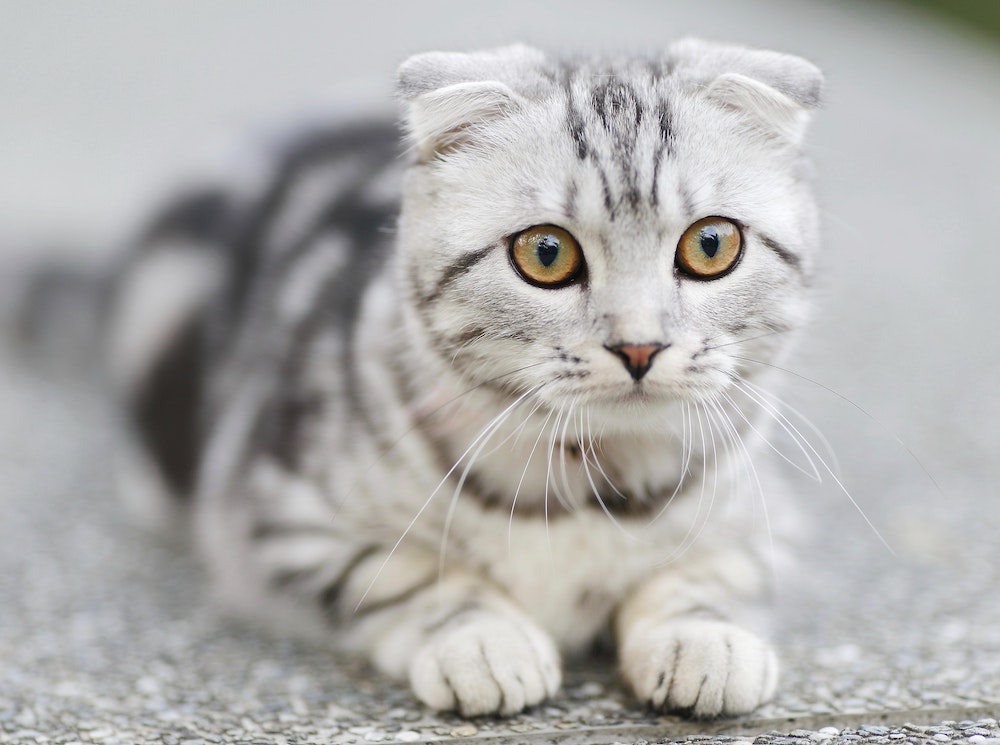
#> input picture Day2/images/cat1.jpg, 1000 x 745 px
$ python day2_numpy_in_cv.py
#> lines starting #> are read from the running program, lines starting #| are printed output that depends on the picture; after the words box and inside, x2 and y2 are one past the last pixel; in counts of white or black regions, pixels touching at a corner belong together
"""
OpenCV 28天学习计划 — Day2：NumPy 在 OpenCV 图像处理中的用法

【项目介绍】
本项目是 OpenCV 28 天系统学习计划，按天练习工业视觉常用技能。
Day2 补充学习目标：理解 cv2.imread 读入的图像本质是 NumPy 数组，
掌握用 NumPy 索引、切片、通道访问和数组运算操作图像像素。

【重点算子 / 方法】

1. ndarray.shape
   功能：返回数组各维度长度
   参数：无
   返回值：tuple，彩色 OpenCV 图像通常为 (高度, 宽度, 通道数)
   说明：高度是行数（y），宽度是列数（x）

2. ndarray.dtype
   功能：返回数组元素的数据类型
   参数：无
   返回值：dtype 对象，OpenCV 图像像素通常为 uint8

3. ndarray.ndim
   功能：返回数组维度数量
   参数：无
   返回值：int，彩色图为 3，灰度图为 2

4. ndarray.size
   功能：返回数组元素总个数
   参数：无
   返回值：int，等于各维度长度的乘积

5. arr[row, col] / arr[row, col, channel]
   功能：访问或修改单个像素
   参数：
     - row (int)：行索引，范围 0 ~ 高度-1
     - col (int)：列索引，范围 0 ~ 宽度-1
     - channel (int，可选)：通道索引，BGR 图范围 0~2（0=B, 1=G, 2=R）
   返回值：对应位置的像素值

6. arr[y1:y2, x1:x2]
   功能：二维切片，裁剪 ROI 区域
   参数：
     - y1:y2 (int)：行范围，左闭右开，y1 < y2
     - x1:x2 (int)：列范围，左闭右开，x1 < x2
   返回值：原数组的视图（view），修改会同步影响原图

7. arr[:, :, c]
   功能：提取单个颜色通道的所有像素
   参数：
     - c (int)：通道索引，BGR 图中 0=蓝、1=绿、2=红
   返回值：二维 ndarray，形状 (高度, 宽度)

8. arr[:] = value
   功能：对整个数组或切片批量赋值（广播）
   参数：
     - value：标量或与通道数匹配的元组，如 (B, G, R)，分量范围 0~255
   返回值：无（原地修改）

9. arr.copy()
   功能：创建数组的深拷贝，与原数组内存独立
   参数：无
   返回值：新的 ndarray，修改拷贝不影响原图

10. np.mean(a, axis=None)
    功能：计算数组元素均值
    参数：
      - a (ndarray)：输入数组，如 ROI 区域或单通道数据
      - axis (int/tuple，可选)：沿指定轴求均值；None 表示对所有元素求均值
    返回值：float64 标量或降维后的数组

注意：OpenCV 图像矩阵先行后列，索引格式为 img[行, 列] 即 img[y, x]。
      切片得到的是视图；需要独立副本时请使用 .copy()。
"""

import os

import cv2
import numpy as np

# 当前脚本所在目录，用于拼接相对路径
SCRIPT_DIR = os.path.dirname(os.path.abspath(__file__))
# 输入图片路径
PATH_IMG = os.path.join(SCRIPT_DIR, "images", "cat1.jpg")
# NumPy 独立拷贝 ROI 保存路径
PATH_ROI_COPY_OUT = os.path.join(SCRIPT_DIR, "output", "day2_numpy_roi_copy.jpg")
# NumPy 修改通道后图像保存路径
PATH_CHANNEL_OUT = os.path.join(SCRIPT_DIR, "output", "day2_numpy_channel.jpg")

# 用 OpenCV 读取图片，得到 NumPy 数组
img = cv2.imread(PATH_IMG)
#> img is the input picture: shape (745, 1000, 3); mean B, G, R 174.3, 175.6, 176.4

# 查看 ndarray 基本属性
print(f"shape  : {img.shape}")    # (高, 宽, 通道)
#| shape  : (745, 1000, 3)
print(f"dtype  : {img.dtype}")    # 通常为 uint8
#| dtype  : uint8
print(f"ndim   : {img.ndim}")     # 彩色图为 3
#| ndim   : 3
print(f"size   : {img.size}")     # 元素总个数
#| size   : 2235000

height, width, channels = img.shape
#> height = 745; width = 1000; channels = 3

# 用 NumPy 索引读取中心点像素
center_y, center_x = height // 2, width // 2
#> center_y = 372; center_x = 500
pixel_bgr = img[center_y, center_x]
#> pixel_bgr = [150, 166, 173]
blue_value = img[center_y, center_x, 0]
#> blue_value = 150
print(f"中心点 BGR：{pixel_bgr}，蓝色通道值：{blue_value}")
#| 中心点 BGR：[150 166 173]，蓝色通道值：150

# 用 NumPy 切片裁剪 ROI（视图，与原图共享内存）
y1, y2 = height // 4, height // 2
#> y1 = 186; y2 = 372
x1, x2 = width // 4, width // 2
#> x1 = 250; x2 = 500
roi_view = img[y1:y2, x1:x2]
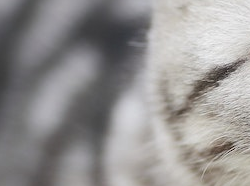
#> roi_view: shape (186, 250, 3); mean B, G, R 145.3, 146, 148.2

# 计算 ROI 区域像素均值
roi_mean = np.mean(roi_view)
#> roi_mean = 146.5
print(f"ROI 区域整体均值：{roi_mean:.2f}")
#| ROI 区域整体均值：146.48

# 提取蓝色通道，计算该通道均值
blue_channel = img[:, :, 0]
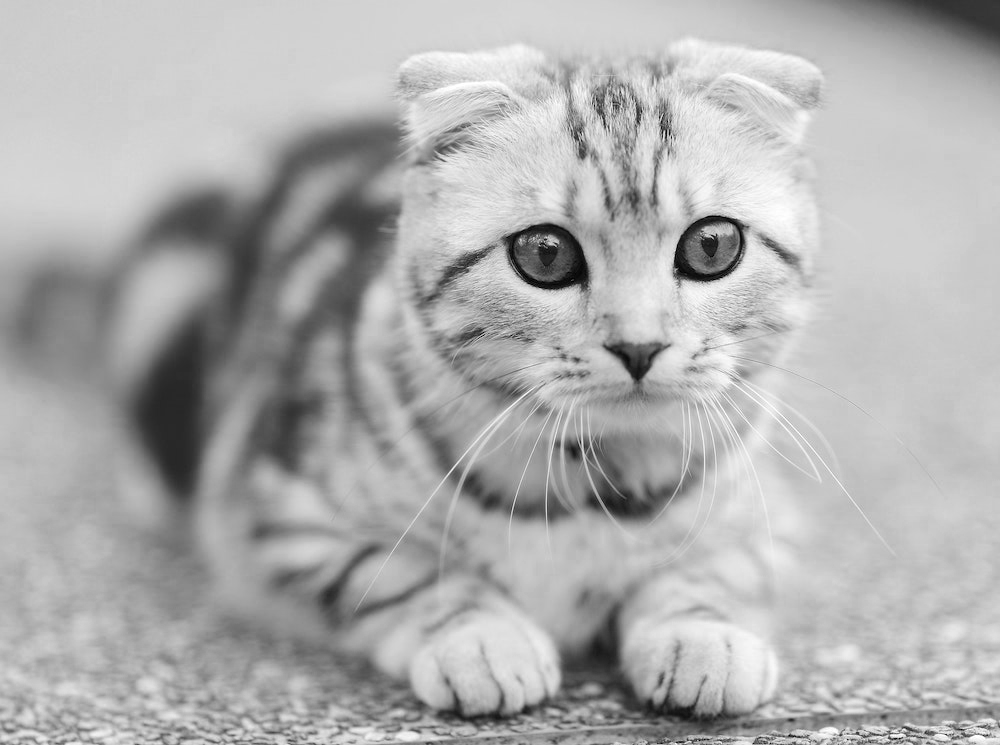
#> blue_channel: shape (745, 1000); min 0, max 255, mean 174.3
blue_mean = np.mean(blue_channel)
#> blue_mean = 174.3
print(f"蓝色通道均值：{blue_mean:.2f}")
#| 蓝色通道均值：174.31

# 用 .copy() 创建独立副本，修改拷贝不影响原图
roi_copy = roi_view.copy()
roi_copy[:] = (255, 0, 0)
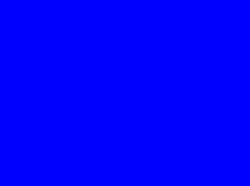
#> roi_copy: shape (186, 250, 3); mean B, G, R 255, 0, 0

# 在原图上用切片批量修改 ROI 为绿色（BGR: 0, 255, 0）
img[y1:y2, x1:x2] = (0, 255, 0)
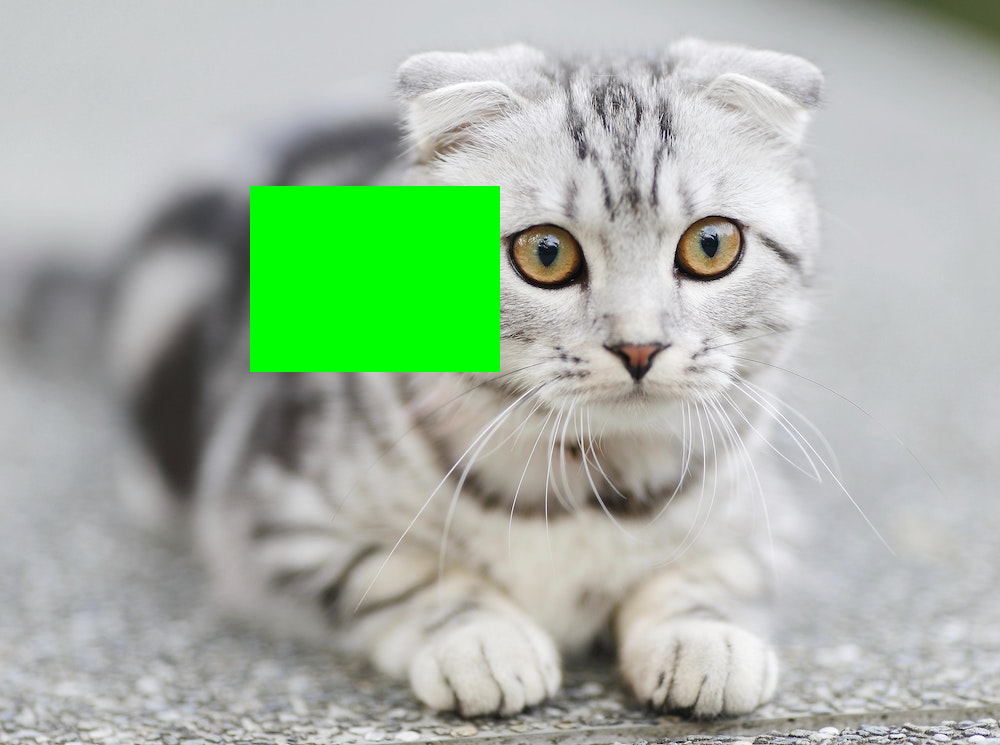
#> img: shape (745, 1000, 3); 6.24% of pixels changed, all inside (x1, y1, x2, y2) = (250, 186, 500, 372)

# 显示 NumPy 拷贝的 ROI 与原图修改效果
cv2.imshow("NumPy ROI Copy (Blue)", roi_copy)
cv2.imshow("NumPy Modified Image", img)
cv2.waitKey(0)
cv2.destroyAllWindows()

# 保存结果
os.makedirs(os.path.join(SCRIPT_DIR, "output"), exist_ok=True)
cv2.imwrite(PATH_ROI_COPY_OUT, roi_copy)
cv2.imwrite(PATH_CHANNEL_OUT, img)
print(f"独立 ROI 拷贝已保存：{PATH_ROI_COPY_OUT}")
print(f"通道修改后图像已保存：{PATH_CHANNEL_OUT}")
